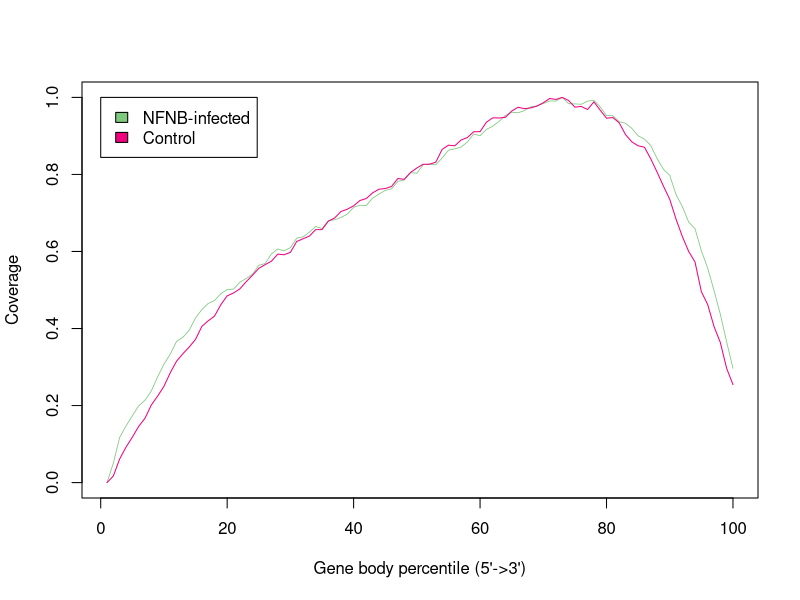

Write R code to recreate this figure.
#Generate nicer lookiung plot from RSeQC GeneBodyCoverage.geneBodyCoverage.r output


rna_010_ptt_f32_NB29_A_220816_RGT_Planet_pseudomolecules_and_unplaced_contigs_CPclean_aln_sorted <- c(0.0,0.050654939104494076,0.11740874123790473,0.1470315386510576,0.17341010385990255,0.19918473934517653,0.21381335814277824,0.23769348654232889,0.27461547287519467,0.3073459734608909,0.3336658356332768,0.36674988859764673,0.3772755209227406,0.395469015025309,0.427760576997482,0.44911914314913326,0.46515218762202004,0.47253009197698487,0.49050344969283194,0.5012016333675174,0.5021906905878576,0.5200777726289088,0.5298847374773527,0.5407367942627566,0.5641481878105813,0.5686211813007703,0.5936197804328548,0.6065086546953979,0.6015829362725172,0.6101397932763677,0.6346527581977456,0.6380023890356958,0.6500583027884832,0.6648256742177153,0.6595557425355976,0.6797544789972099,0.6823218474023461,0.688438081193415,0.697065648673,0.7146925695297442,0.7202257754359812,0.7190672799058617,0.738534896731575,0.7489400099439386,0.7586140035204033,0.7626983117540378,0.782025397068228,0.7856618722888759,0.8047879441751912,0.8031887311516558,0.8249866806368035,0.8266205818182465,0.8250022458358646,0.8428177279612347,0.8629537589066293,0.8665017348526154,0.8710952474555347,0.8842723002606948,0.9051465663615591,0.9003787235291554,0.9169805648477324,0.9254547039365723,0.9376266896023581,0.9530593621114593,0.9616531308730831,0.9599872098535716,0.9656600578313853,0.9752428838133492,0.9781148854001102,0.9840252138435991,0.9908458840721762,0.9905594844094519,1.0,0.983719246502055,0.9831504496563649,0.9821751787551932,0.9902633009073177,0.9924348685363288,0.9753296042081183,0.9526030794189823,0.9525723937408332,0.9370583374766411,0.9328237138920735,0.9196626710059477,0.9003351409717842,0.8917778392479607,0.875084830334883,0.8413359210106173,0.8133906073362785,0.7975527949316155,0.74777884609398,0.7164834568617179,0.6760624137799152,0.6592742347925782,0.6017674950613847,0.5569948670420696,0.4988579591088879,0.43719664538829833,0.3654855497139116,0.29663177986717104)
rna_011_ptt_f32_control_220816_RGT_Planet_pseudomolecules_and_unplaced_contigs_CPclean_aln_sorted <- c(0.0,0.017223601977366162,0.061479943217881625,0.09203391125028641,0.11778273202053216,0.1457682046473899,0.1670167264950737,0.2012683797870407,0.22445923986757862,0.24989465284160792,0.28516224779231863,0.31537383755994913,0.3346082534231242,0.3520010692736577,0.3719636973692181,0.4055898519082321,0.4199960758183499,0.43222819774715104,0.46185906130414517,0.48481552395726063,0.49222801338962385,0.5027976254750498,0.5213676958206148,0.5382640631872256,0.5561579364598614,0.5658110282672763,0.5748175518900597,0.5930333924155313,0.591521002272865,0.5977516282720169,0.6260439244976915,0.6329665496435316,0.6398615211602936,0.6567144328240676,0.6567611806256041,0.6786180823130022,0.6870669244160476,0.7038065878845501,0.7097863559627808,0.7185538732199622,0.7323490836114059,0.7374077224734459,0.7521490820311986,0.7615822616454699,0.7634370300529106,0.768742576317432,0.7894926744219734,0.7873225229590963,0.8051011727772408,0.8167920736798026,0.8264695270175956,0.8265959436076661,0.8318007516519751,0.8650878200249146,0.8760162708686137,0.8743919493701556,0.8894045778607679,0.8959091064717393,0.9108907892345739,0.9110883151565591,0.9355262222245633,0.946991285156322,0.946538950794976,0.9482271390082092,0.9643946357226947,0.9744625319662784,0.9707582625093166,0.9726782144710124,0.9774254207960558,0.9860652046236867,0.9971128294403169,0.9947912414372513,1.0,0.9919962496411613,0.9747008799121405,0.9765767177512595,0.9684774965301279,0.9885546896604398,0.9668571255501097,0.9459483482882404,0.9477491262770051,0.9341409070917074,0.9036830683413354,0.8846870004240223,0.8743392757909596,0.8706975562092932,0.8404965011575019,0.8060387624869304,0.7698704493319674,0.735463408981372,0.6838037961848527,0.6385545579764917,0.5999770869930497,0.5726138210204452,0.49561689979114926,0.4623515592696282,0.40549438104593927,0.3637374011382761,0.29667142484665404,0.2543758575917113)


png("GeneBodyCoverage.geneBodyCoverage.curves.png", width = 5, height = 5, units = "in", res=350)
x=1:100
icolor = colorRampPalette(c("#7fc97f","#beaed4","#fdc086","#ffff99","#386cb0","#f0027f"))(2)
plot(x,rna_010_ptt_f32_NB29_A_220816_RGT_Planet_pseudomolecules_and_unplaced_contigs_CPclean_aln_sorted,type='l',xlab="Gene body percentile (5'->3')", ylab="Coverage",lwd=0.8,col=icolor[1])
lines(x,rna_011_ptt_f32_control_220816_RGT_Planet_pseudomolecules_and_unplaced_contigs_CPclean_aln_sorted,type='l',col=icolor[2])
legend(0,1,fill=icolor[1:2], legend=c('NFNB-infected','Control'))
dev.off()
